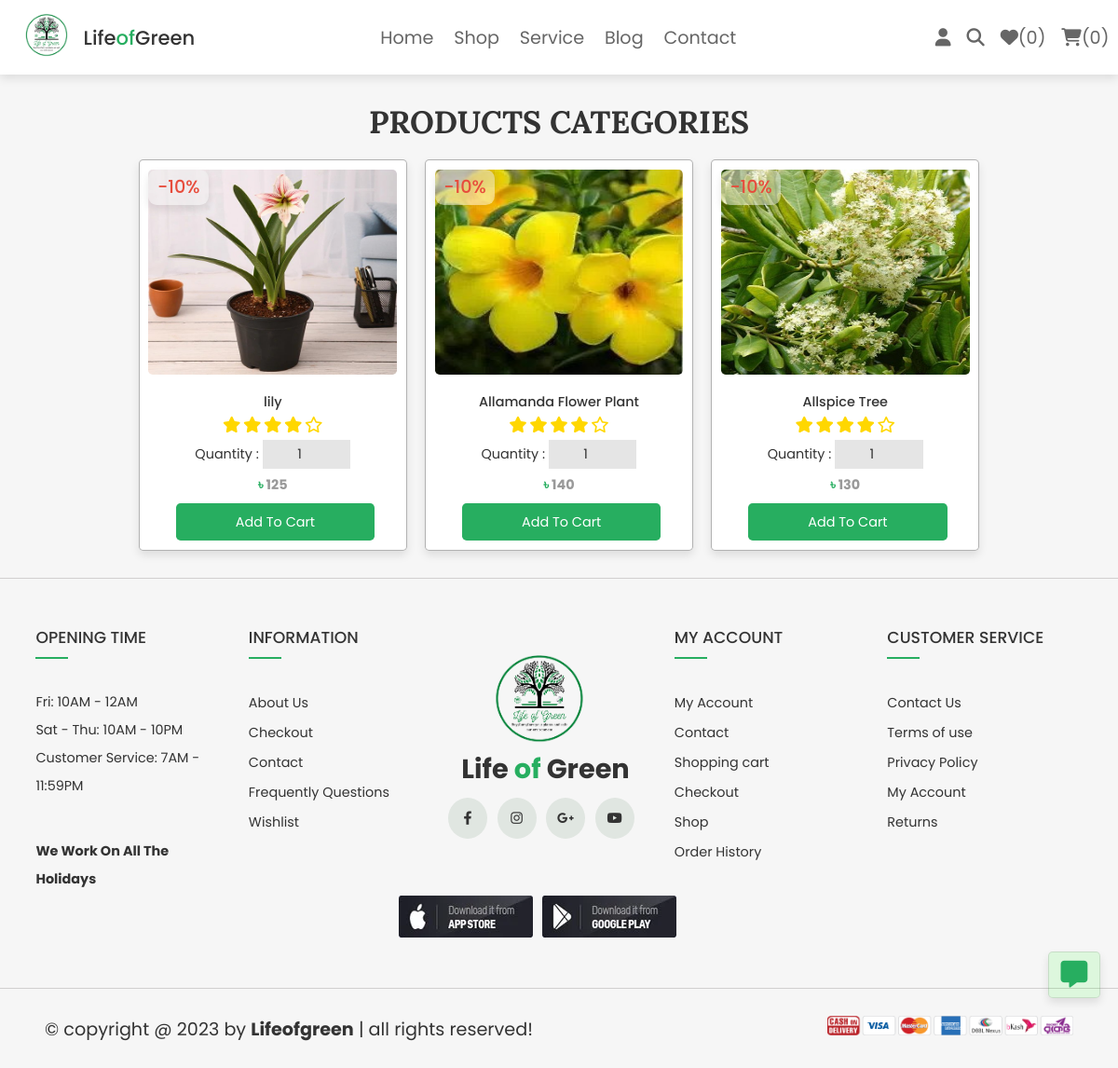
Page /category.php?category=flower (signed in) on the committed database.
### tables this page shows
CREATE TABLE `users` (
  `id` int(100) NOT NULL,
  `name` varchar(100) NOT NULL,
  `email` varchar(100) NOT NULL,
  `password` varchar(100) NOT NULL,
  `user_type` varchar(20) NOT NULL DEFAULT 'user',
  `user_status` varchar(100) NOT NULL,
  `image` varchar(100) NOT NULL,
  `degree` varchar(100) NOT NULL,
  `specialist` varchar(100) NOT NULL
);

CREATE TABLE `products` (
  `id` int(100) NOT NULL,
  `name` varchar(100) NOT NULL,
  `category` varchar(20) NOT NULL,
  `season` varchar(100) NOT NULL,
  `details` varchar(500) NOT NULL,
  `price` int(100) NOT NULL,
  `image` varchar(100) NOT NULL
);

### category.php (the view, shortened to what this page needs)
<?php
@include 'config.php';
?>
<!DOCTYPE html>
<html lang="en">
<head>
   <link rel="stylesheet" href="https://cdnjs.cloudflare.com/ajax/libs/font-awesome/6.1.1/css/all.min.css">
   <link rel="stylesheet" href="css/style.css">
</head>
<body>
   <?php include 'header.php'; ?>
   <section class="product">
      <h1 class="title">products categories</h1>
      <div class="box-containers">
         <?php
         $category_name = $_GET['category'];
         $select_products = $conn->prepare("SELECT * FROM `products` WHERE category = ?");
         $select_products->execute([$category_name]);
         if ($select_products->rowCount() > 0) {
            while ($fetch_products = $select_products->fetch(PDO::FETCH_ASSOC)) {
         ?>
               <form action="" class="box" method="POST">
                  <span class="discount">-10%</span>
                  <a href="view_page.php?pid=<?= $fetch_products['id']; ?>">
                     <img src="uploaded_img/<?= $fetch_products['image']; ?>" alt="">
                  </a>
                  <div class="name"><?= $fetch_products['name']; ?></div>
                  <div class="stars">
                     <i class="fas fa-star"></i>
                     <i class="fas fa-star"></i>
                     <i class="fas fa-star"></i>
                     <i class="fas fa-star"></i>
                     <i class="far fa-star"></i>
                  </div>
                  <div class="quantity">
                     <span> Quantity : </span>
                     <input type="number" min="1" max="100" value="1" name="p_qty" class="qty">
                  </div>
                  <div class="price">৳ <span><?= $fetch_products['price']; ?></span></div>
                  <input type="submit" value="add to cart" class="btn" name="add_to_cart">
               </form>
         <?php
            }
         } else {
            echo '<p class="empty">no products added yet!</p>';
         }
         ?>
      </div>
   </section>
   <?php include 'footer.php'; ?>
</body>
</html>

### css/style.css (style rules this page uses)
.product .box-containers { display: grid; grid-template-columns: repeat(auto-fit, 30rem); gap: 2rem; justify-content: center; align-items: flex-start; }
.product .box-containers .box { overflow: hidden; padding: 1rem; text-align: center; border: 0.2rem solid rgba(0, 0, 0, .3); background-color: var(--white); box-shadow: var(--box-shadow); border-radius: .5rem; position: relative; }
.product .box-containers .box img { width: 100%; height: 23rem; margin-bottom: 1rem; border-radius: .5rem; }
.product .box-containers .box .discount { position: absolute; top: 1rem; left: 1rem; background: rgba(241 241 241 / 49%); color: var(--red); font-size: 2rem; font-weight: 500; padding: .5rem 1rem; border-radius: 1rem; box-shadow: var(--box-shadow); }
.product .box-containers .box .name { font-size: 1.5rem; padding: 0.5rem 0; font-weight: 500; }
.product .box-containers .box .stars i { color: gold; font-size: 1.8rem; cursor: pointer; }
.product .box-containers .box .quantity { padding: .7rem 0; }
.product .box-containers .box .quantity span { font-size: 1.5rem; }
.product .box-containers .box .quantity input { font-size: 1.5rem; padding: .5rem; text-align: center; background: rgba(0, 0, 0, .1); }
.product .box-containers .box .price { font-weight: bolder; color: var(--green); font-size: 1.5rem; }
.product .box-containers .box .price span { color: #999; font-size: 1.5rem; }
.product .box-containers .box .btn { font-size: 1.5rem; padding: 1rem 0rem; width: 80%; margin-left: 11%; }

### css/components.css (style rules this page uses)
:root { --green: #27ae60; --orange: #f39c12; --red: #e74c3c; --black: #333; --light-color: #666; --white: #fff; --light-bg: #f6f6f6; --border: .2rem solid var(--black); --box-shadow: 0 .5rem 1rem rgba(0, 0, 0, .1); --swiper-theme-color: #27ae60 !important; --outline: .1rem solid rgba(0, 0, 0, .1); --outline-hover: .2rem solid var(--black); }
* { font-family: 'Poppins', sans-serif; margin: 0; padding: 0; box-sizing: border-box; outline: none; border: none; text-decoration: none; color: var(--black); }
body { background-color: var(--light-bg); }
html { font-size: 60%; overflow-x: hidden; scroll-behavior: smooth; scroll-padding-top: 6.5rem; }
section { padding: 3rem 2rem; max-width: 1200px; margin: 0 auto; }
.btn, .delete-btn, .option-btn { display: block; width: 100%; margin-top: 1rem; border-radius: .5rem; color: var(--white); font-size: 2rem; padding: 1.3rem 3rem; text-transform: capitalize; cursor: pointer; text-align: center; }
.btn { background-color: var(--green); }
.title { text-align: center; margin-bottom: 2rem; text-transform: uppercase; color: var(--black); font-size: 3.5rem; font-family: 'Lora', sans-serif; }

### rows in the picture
products: image (picture), name "lily", price "125"
products: image (picture), name "Allamanda Flower Plant", price "140"
products: image (picture), name "Allspice Tree", price "130"

### other values in the picture
$count_wishlist_items->rowCount() "0"
$count_cart_items->rowCount() "0"
